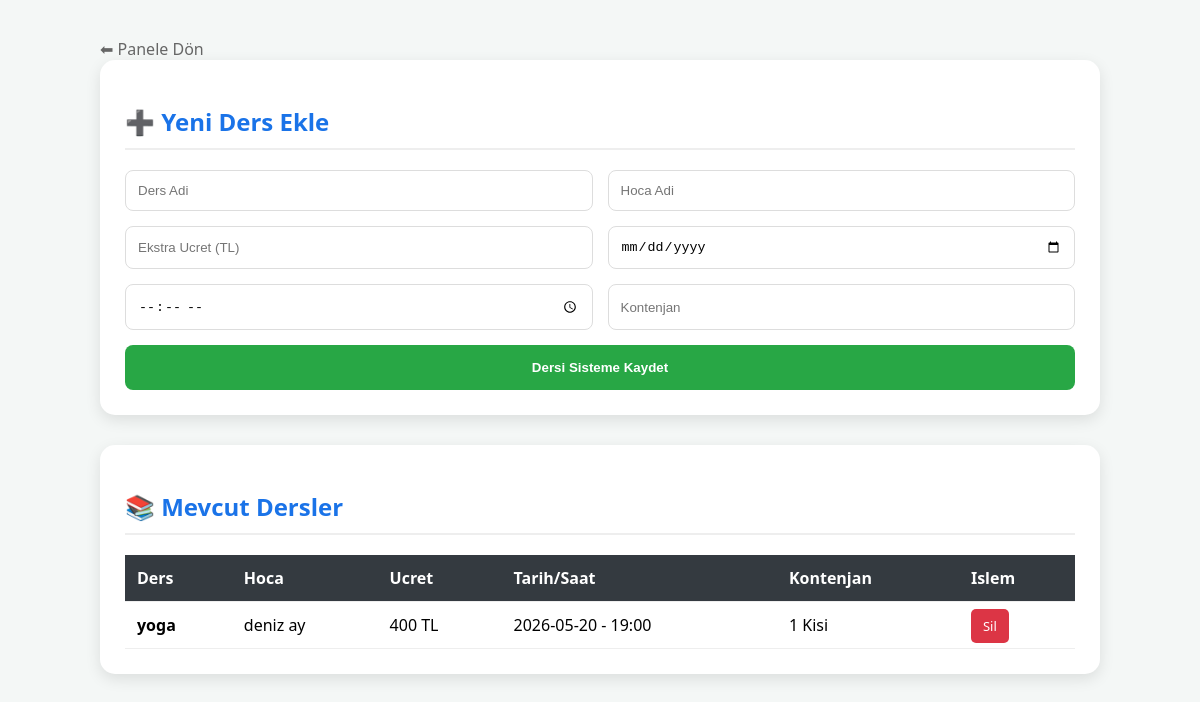
The page /yonetim-merkezi/dersler on the database its author committed.
### tables this page shows
CREATE TABLE "Dersler" (
	"Id"	INTEGER UNIQUE,
	"Ders_Adi"	TEXT,
	"Hoca_Adi"	TEXT,
	"Ucret"	INTEGER,
	"Ders_Tarihi"	TEXT,
	"Ders_Saati"	TEXT,
	"Kontenjan"	INTEGER,
	PRIMARY KEY("Id" AUTOINCREMENT)
);

### spor_tesisi.py (the view)
@app.route('/yonetim-merkezi/dersler')
def ders_yonetimi():
    conn = get_db_connection()
    dersler = conn.execute('SELECT * FROM Dersler').fetchall()
    conn.close()
    return render_template('ders_yonetimi.html', dersler=dersler)

### spor_tesisi.py (called while the page is built)
def get_db_connection():
    conn = sqlite3.connect('spor_salonu.db')
    conn.row_factory = sqlite3.Row
    return conn

### templates/ders_yonetimi.html (shortened to what this page needs)
<!DOCTYPE html>
<html lang="tr">
<head>
</head>
<body>
    <div class="container">
        <a href="/yonetim-merkezi" style="text-decoration: none; color: #666;">⬅ Panele Dön</a>
        <div class="card">
            <h2>➕ Yeni Ders Ekle</h2>
            <form action="/yonetim-merkezi/ders-ekle" method="POST">
                <div class="form-grid">
                    <input type="text" name="ders_adi" placeholder="Ders Adi" required>
                    <input type="text" name="hoca_adi" placeholder="Hoca Adi" required>
                    <input type="number" name="ucret" placeholder="Ekstra Ucret (TL)" required>
                    <input type="date" name="tarih" required>
                    <input type="time" name="saat" required>
                    <input type="number" name="kontenjan" placeholder="Kontenjan" required>
                </div>
                <button type="submit" class="btn-ekle">Dersi Sisteme Kaydet</button>
            </form>
        </div>
        <div class="card">
            <h2>📚 Mevcut Dersler</h2>
            <table>
                <thead>
                    <tr>
                        <th>Ders</th>
                        <th>Hoca</th>
                        <th>Ucret</th>
                        <th>Tarih/Saat</th>
                        <th>Kontenjan</th>
                        <th>Islem</th>
                    </tr>
                </thead>
                <tbody>
                    {% for d in dersler %}
                    <tr>
                        <td><strong>{{ d['Ders_Adi'] }}</strong></td>
                        <td>{{ d['Hoca_Adi'] }}</td>
                        <td>{{ d['Ucret'] }} TL</td>
                        <td>{{ d['Ders_Tarihi'] }} - {{ d['Ders_Saati'] }}</td>
                        <td>{{ d['Kontenjan'] }} Kisi</td>
                        <td>
                            <a href="/yonetim-merkezi/ders-sil/{{ d['Id'] }}" class="btn-sil" onclick="return confirm('Silmek istediginize emin misiniz?')">Sil</a>
                        </td>
                    </tr>
                    {% endfor %}
                </tbody>
            </table>
        </div>
    </div>
</body>
</html>

### templates/ders_yonetimi.html (style rules this page uses)
body { font-family: 'Segoe UI', sans-serif; background-color: #f4f7f6; padding: 30px; }
.container { max-width: 1000px; margin: auto; }
.card { background: white; padding: 25px; border-radius: 15px; box-shadow: 0 5px 15px rgba(0,0,0,0.1); margin-bottom: 30px; }
h2 { color: #1a73e8; border-bottom: 2px solid #eee; padding-bottom: 10px; }
.form-grid { display: grid; grid-template-columns: 1fr 1fr; gap: 15px; }
input { padding: 12px; border: 1px solid #ddd; border-radius: 8px; width: 100%; box-sizing: border-box; }
.btn-ekle { background: #28a745; color: white; border: none; padding: 15px; border-radius: 8px; cursor: pointer; font-weight: bold; width: 100%; margin-top: 15px; }
table { width: 100%; border-collapse: collapse; margin-top: 20px; }
th, td { padding: 12px; text-align: left; border-bottom: 1px solid #eee; }
th { background: #343a40; color: white; }
.btn-sil { background: #dc3545; color: white; border: none; padding: 8px 12px; border-radius: 5px; cursor: pointer; text-decoration: none; font-size: 13px; }

### rows shown on the page
Dersler: Ders_Adi "yoga", Hoca_Adi "deniz ay", Ucret "400", Ders_Tarihi "2026-05-20", Ders_Saati "19:00", Kontenjan "1"
